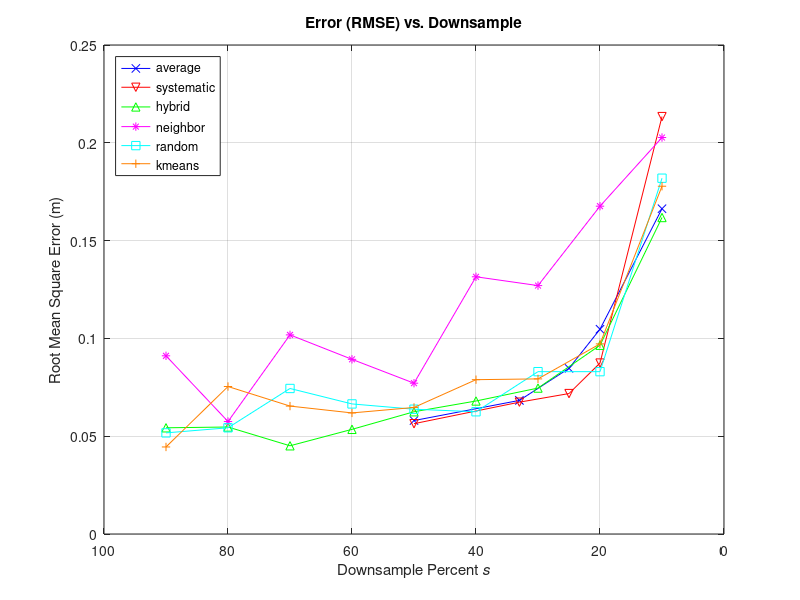
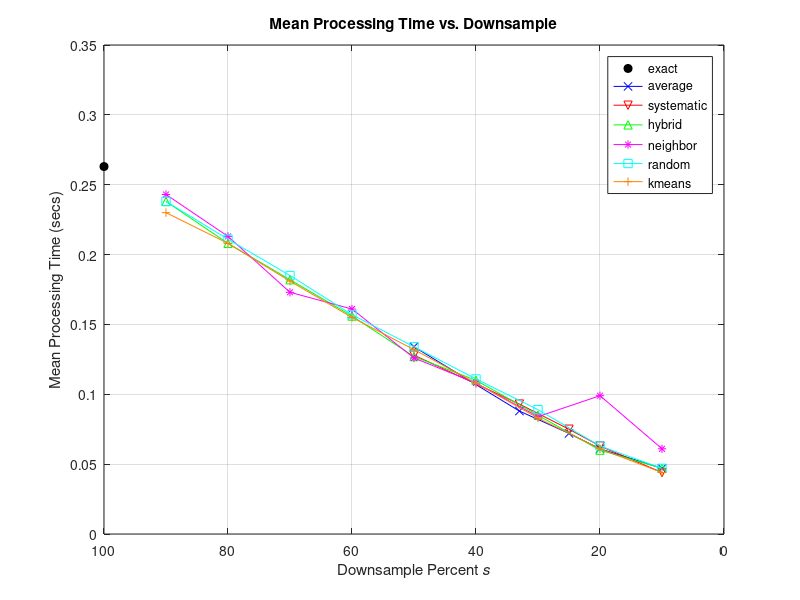
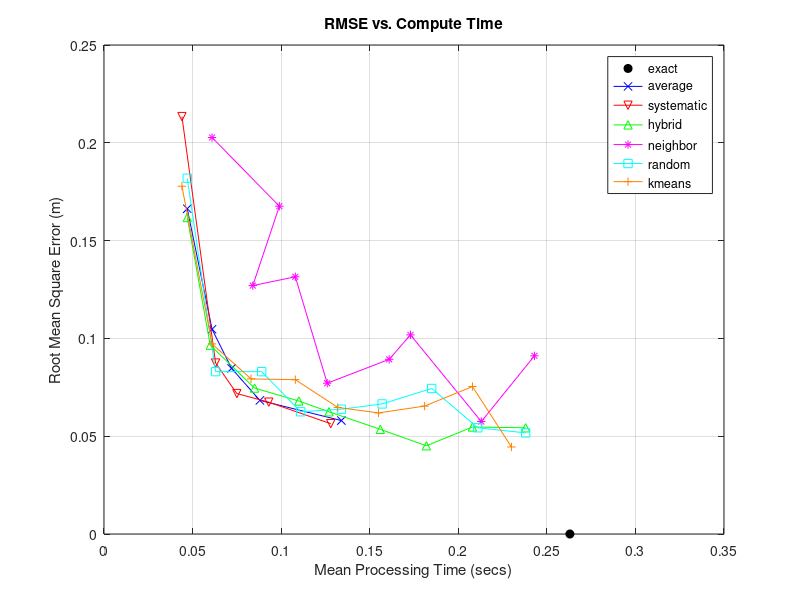
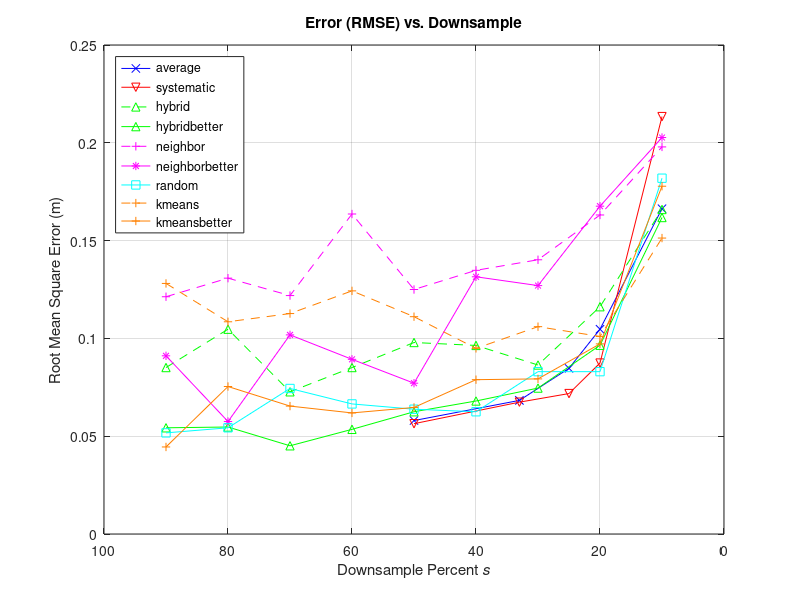

MATLAB code to generate these figures, in order:
% The Script that Makes all the Error Plots
% the data below is all from training_hp.xlsx
% first section only loads the data, following sections make the plots

clc, clearvars, close all

%%%%%% EXACT
exact.dsample = 100;
exact.rawtime = 92.06;
exact.tiletime = 0.263;
exact.RMSE = 0;


%%%%%% AVERAGE DOWNSAMPLE
average.dsample = [50, 33, 25, 20, 10];
average.RMSE = [0.0580, 0.0683, 0.0847, 0.1047, 0.1663];
average.MAE = [0.0355, 0.0412, 0.0460, 0.0531, 0.0953];
average.rawtime = [44.53, 28.54, 22.69, 18.71, 10.74]; 
average.tiletime = [0.134,0.088,0.072,0.061,0.047];


%%%%%% HYBRID DOWNSAMPLE
hybrid.dsample = [90, 80, 70, 60, 50, 40, 30, 20, 10];
hybrid.RMSE = [0.0851, 0.1047, 0.0727, 0.0851, 0.0979, 0.0964, 0.0864, 0.1162, 0.1659];
hybrid.MAE = [0.0522, 0.0595, 0.0436, 0.0509, 0.0576, 0.0586, 0.0526, 0.0676, 0.1009];
hybrid.rawtime = [110.15, 89.53, 73.28, 65.94, 54.77, 43.44, 30.46, 20.50, 10.83]; 
hybrid.tiletime = [0.372, 0.309, 0.245, 0.227, 0.202, 0.161, 0.110, 0.083, 0.056];

%%%%%% HYBRID DOWNSAMPLE BETTER
hybridbetter.dsample = [90, 80, 70, 60, 50, 40, 30, 20, 10];
hybridbetter.RMSE = [0.0543,0.0547,0.0451,0.0535,0.0625,0.0680,0.0746,0.0965,0.1618];
hybridbetter.MAE = [0.0361,0.0337,0.0290,0.0341,0.0394,0.0388,0.0416,0.0529,0.0903];
hybridbetter.rawtime = [81.91,72.09,62.03,53.52,42.53,35.61,26.65,18.80,10.52]; 
hybridbetter.tiletime = [0.238,0.208,0.182,0.156,0.127,0.110,0.085,0.060,0.047];


%%%%%% KMEANS DOWNSAMPLE
kmeans.dsample = [90:-10:10];
kmeans.RMSE = [0.1281, 0.1085,0.1127,0.1243,0.1111,0.0949,0.1060,0.1010,0.1513];
kmeans.MAE = [0.0729,0.0619,0.0632,0.0709,0.0635,0.0565,0.0624,0.0626,0.0939];
kmeans.rawtime = [150.76,125.29,103.57,82.77,67.30,49.68,35.69,21.34,10.29]; 
kmeans.tiletime = [0.857,0.712,0.606,0.473,0.391,0.305,0.215,0.133,0.074];

%%%%%% KMEANS DOWNSAMPLE BETTER
kmeansbetter.dsample = [90:-10:10];
kmeansbetter.RMSE = [0.0445,0.0754,0.0654,0.0619,0.0647,0.0789,0.0793,0.0972,0.1778];
kmeansbetter.MAE = [0.0297,0.0478,0.0430,0.0394,0.0413,0.0463,0.0460,0.0553,0.0952];
kmeansbetter.rawtime = [80.04,71.57,62.14,52.96,44.64,35.65,26.29,19.37,10.41];
kmeansbetter.tiletime = [0.230,0.208,0.181,0.155,0.132,0.108,0.083,0.061,0.044];


%%%%%% NEIGHBOR DOWNSAMPLE
neighbor.dsample = [90:-10:10];
neighbor.RMSE = [0.1213,0.1308,0.1219,0.1636,0.1250,0.1348,0.1402,0.1631,0.1979];
neighbor.MAE = [0.0723,0.0814,0.0749,0.0919,0.0728,0.0828,0.0917,0.1094,0.1376];
neighbor.rawtime = [158.00,119.32,97.72,72.81,56.88,39.44,27.93,17.03,9.90]; 
neighbor.tiletime = [0.836,0.645,0.534,0.394,0.320,0.219,0.154,0.101,0.061];


%%%%%% NEIGHBOR DOWNSAMPLE BETTER
neighborbetter.dsample = [90:-10:10];
neighborbetter.RMSE = [0.0911,0.0575,0.1018,0.0893,0.0771,0.1315,0.1270,0.1676,0.2027];
neighborbetter.MAE = [0.0554,0.0344,0.0448,0.0528,0.0498,0.0778,0.0757,0.1083,0.1404];
neighborbetter.rawtime = [89.26,73.14,60.43,51.07,43.10,32.70,25.73,16.44,10.21];
neighborbetter.tiletime = [0.243,0.213,0.173,0.161,0.126,0.108,0.084,0.099,0.061];


%%%%%% SYSTEMATIC DOWNSAMPLE
systematic.dsample = [50, 33, 25, 20, 10];
systematic.RMSE = [0.0564,0.0674,0.0718,0.0874,0.2134];
systematic.MAE = [0.0362,0.0393,0.0422,0.0512,0.1034];
systematic.rawtime = [43.43,30.45,23.47,19.18,11.16]; 
systematic.tiletime = [0.128,0.093,0.075,0.063,0.044];


%%%%%% RANDOM DOWNSAMPLE
random.dsample = [90:-10:10];
random.RMSE = [0.0517,0.0543,0.0744,0.0665,0.0638,0.0625,0.0830,0.0830,0.1819];
random.MAE = [0.0319,0.0346,0.0408,0.0370,0.0385,0.0384,0.0446,0.0477,0.0849];
random.rawtime = [84.08,72.50,63.67,53.40,45.43,36.81,28.65,18.99,11.00]; 
random.tiletime = [0.238,0.211,0.185,0.157,0.134,0.111,0.089,0.063,0.047];



% mega data
mega.average = average;
mega.exact = exact;
mega.hybrid = hybrid;
mega.kmeans = kmeans;
mega.neighbor = neighbor;
mega.random = random;
mega.systematic = systematic;

disp('results loaded, for plots run the following sections')


%% PLOTS (BETTER METHODS ONLY)

%% PLOTS (OLD VS NEW)
clc, close all

% Accuracy vs. Time
%figure()



% Accuracy vs. Downsample
figure()

plot(average.dsample,average.RMSE,'bx-'), hold on
plot(systematic.dsample,systematic.RMSE,'rv-')
plot(hybridbetter.dsample,hybridbetter.RMSE,'g^-')
plot(neighborbetter.dsample,neighborbetter.RMSE,'m*-')
plot(random.dsample,random.RMSE,'cs-')
plot(kmeansbetter.dsample,kmeansbetter.RMSE, 'color', [1 0.5 0], 'marker', '+','linestyle','-')

title('Error (RMSE) vs. Downsample')
xlabel('Downsample Percent \it{s}')
ylabel('Root Mean Square Error (m)')
grid on
xlim([0 100])
legend('average','systematic','hybrid','neighbor','random','kmeans','location','northwest')
set(gca,'XDir','reverse')
hold off

% Time vs. Downsample

figure()

plot(exact.dsample,exact.tiletime,'ko','markerfacecolor','k'), hold on
plot(average.dsample,average.tiletime,'bx-')
plot(systematic.dsample,systematic.tiletime,'rv-')
plot(hybridbetter.dsample,hybridbetter.tiletime,'g^-')
plot(neighborbetter.dsample,neighborbetter.tiletime,'m*-')
plot(random.dsample,random.tiletime,'cs-')
plot(kmeansbetter.dsample,kmeansbetter.tiletime, 'color', [1 0.5 0], 'marker', '+','linestyle','-')


title('Mean Processing Time vs. Downsample')
xlabel('Downsample Percent \it{s}')
ylabel('Mean Processing Time (secs)')
xlim([0 100])
grid on
legend('exact','average','systematic','hybrid','neighbor','random','kmeans')
set(gca,'XDir','reverse')
hold off

disp('graphs with the updated kmeans neighbor and hybrid only')


% Combined Axis graph (RMSE vs. Time)
figure()

plot(exact.tiletime,exact.RMSE,'ko','markerfacecolor','k'), hold on
plot(average.tiletime,average.RMSE,'bx-')
plot(systematic.tiletime,systematic.RMSE,'rv-')
plot(hybridbetter.tiletime,hybridbetter.RMSE,'g^-')
plot(neighborbetter.tiletime,neighborbetter.RMSE,'m*-')
plot(random.tiletime,random.RMSE,'cs-')
plot(kmeansbetter.tiletime,kmeansbetter.RMSE,'color', [1 0.5 0], 'marker', '+','linestyle','-')

title('RMSE vs. Compute Time')
xlabel('Mean Processing Time (secs)')
ylabel('Root Mean Square Error (m)')
grid on
legend('exact','average','systematic','hybrid','neighbor','random','kmeans')
%set(gca,'XDir','reverse')
hold off


%% PLOTS (OLD VS NEW)
clc, close all

% Accuracy vs. Time
%figure()



% Accuracy vs. Downsample
figure()

%plot(exact.dsample,exact.RMSE,'ko','markerfacecolor','k'), hold on
plot(average.dsample,average.RMSE,'bx-'), hold on

plot(systematic.dsample,systematic.RMSE,'rv-')
plot(hybrid.dsample,hybrid.RMSE,'g^--')
plot(hybridbetter.dsample,hybridbetter.RMSE,'g^-')
plot(neighbor.dsample,neighbor.RMSE,'m+--')
plot(neighborbetter.dsample,neighborbetter.RMSE,'m*-')
plot(random.dsample,random.RMSE,'cs-')
plot(kmeans.dsample,kmeans.RMSE, 'color', [1 0.5 0], 'marker', '+','linestyle','--')
plot(kmeansbetter.dsample,kmeansbetter.RMSE, 'color', [1 0.5 0], 'marker', '+','linestyle','-')

title('Error (RMSE) vs. Downsample')
xlabel('Downsample Percent \it{s}')
ylabel('Root Mean Square Error (m)')
grid on
xlim([0 100])
legend('average','systematic','hybrid','hybridbetter','neighbor','neighborbetter','random','kmeans','kmeansbetter','location','northwest')
set(gca,'XDir','reverse')
hold off

% Time vs. Downsample

figure()

plot(exact.dsample,exact.tiletime,'ko','markerfacecolor','k'), hold on
plot(average.dsample,average.tiletime,'bx-')
plot(systematic.dsample,systematic.tiletime,'rv-')
plot(hybrid.dsample,hybrid.tiletime,'g^--')
plot(hybridbetter.dsample,hybridbetter.tiletime,'g^-')
plot(neighbor.dsample,neighbor.tiletime,'m*--')
plot(neighborbetter.dsample,neighborbetter.tiletime,'m*-')
plot(random.dsample,random.tiletime,'cs-')
plot(kmeans.dsample,kmeans.tiletime, 'color', [1 0.5 0], 'marker', '+','linestyle','--')
plot(kmeansbetter.dsample,kmeansbetter.tiletime, 'color', [1 0.5 0], 'marker', '+','linestyle','-')


title('Mean Processing Time vs. Downsample')
xlabel('Downsample Percent \it{s}')
ylabel('Mean Processing Time (secs)')
xlim([0 100])
grid on
legend('exact','average','systematic','hybrid','hybridbetter','neighbor','neighborbetter','random','kmeans','kmeansbetter')
set(gca,'XDir','reverse')
hold off

disp('graphs comparing the old and better for kmeans, neighbor, and hybrid')


% Combined Axis graph (RMSE vs. Time)
figure()

plot(exact.tiletime,exact.RMSE,'ko','markerfacecolor','k'), hold on
plot(average.tiletime,average.RMSE,'bx-')
plot(systematic.tiletime,systematic.RMSE,'rv-')
plot(hybrid.tiletime,hybrid.RMSE,'g^--')
plot(hybridbetter.tiletime,hybridbetter.RMSE,'g^-')
plot(neighbor.tiletime,neighbor.RMSE,'m*--')
plot(neighborbetter.tiletime,neighborbetter.RMSE,'m*-')
plot(random.tiletime,random.RMSE,'cs-')
plot(kmeans.tiletime,kmeans.RMSE,'color', [1 0.5 0], 'marker', '+','linestyle','--')
plot(kmeansbetter.tiletime,kmeansbetter.RMSE,'color', [1 0.5 0], 'marker', '+','linestyle','-')

title('RMSE vs. Compute Time')
xlabel('Mean Processing Time (secs)')
ylabel('Root Mean Square Error (m)')
grid on
legend('exact','average','systematic','hybrid','hybridbetter','neighbor','neighborbetter','random','kmeans','kmeansbetter')
%set(gca,'XDir','reverse')
hold off